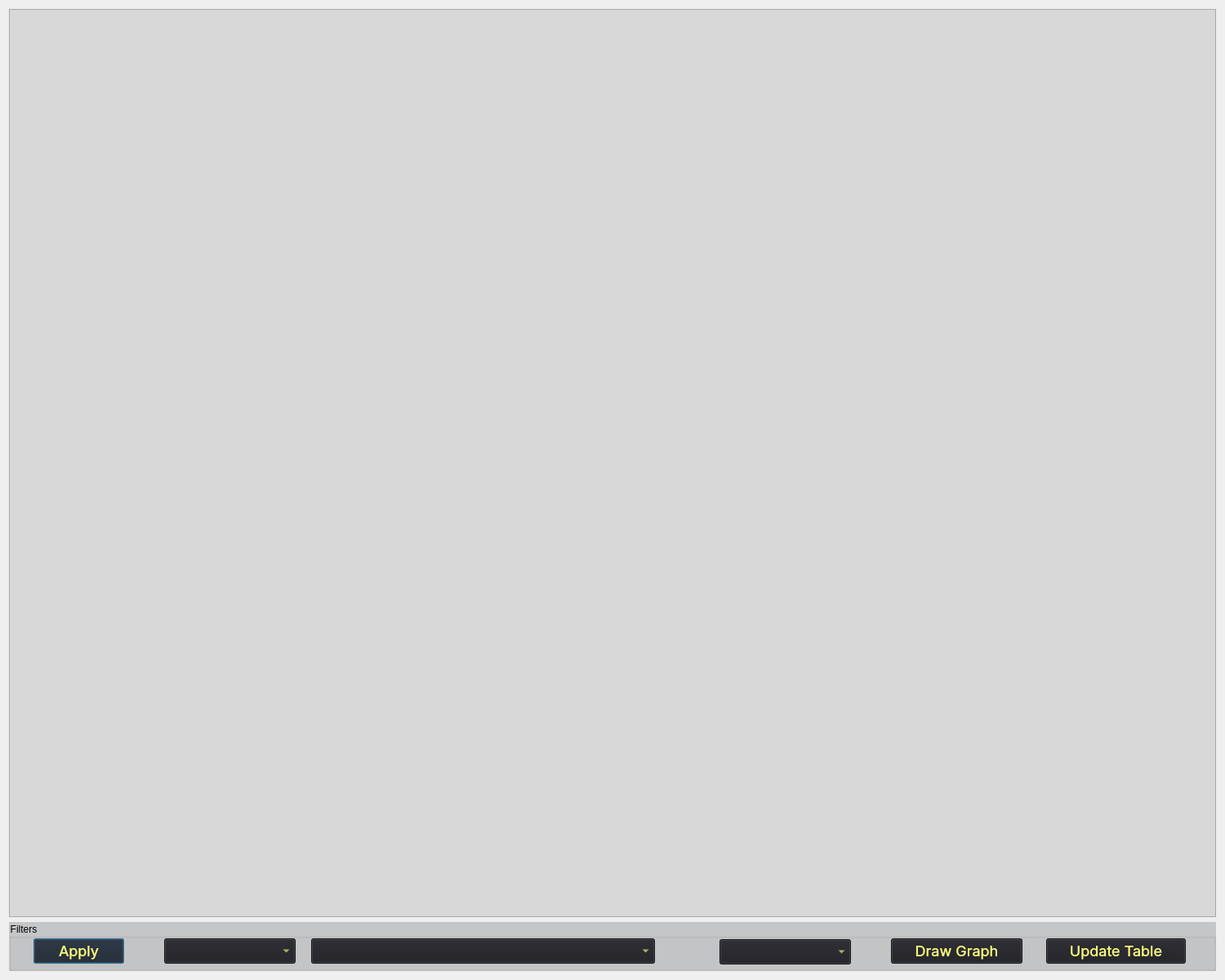
<?xml version="1.0" encoding="UTF-8"?>
<ui version="4.0">
 <class>odds</class>
 <widget class="QDialog" name="odds">
  <property name="geometry">
   <rect>
    <x>0</x>
    <y>0</y>
    <width>1500</width>
    <height>1200</height>
   </rect>
  </property>
  <property name="sizePolicy">
   <sizepolicy hsizetype="Expanding" vsizetype="Expanding">
    <horstretch>0</horstretch>
    <verstretch>0</verstretch>
   </sizepolicy>
  </property>
  <property name="minimumSize">
   <size>
    <width>1080</width>
    <height>1200</height>
   </size>
  </property>
  <property name="windowTitle">
   <string>Dialog</string>
  </property>
  <layout class="QVBoxLayout" name="verticalLayout">
   <item>
    <widget class="QTableWidget" name="tableWidget">
     <property name="styleSheet">
      <string notr="true">background-color: rgb(216, 216, 216);</string>
     </property>
    </widget>
   </item>
   <item>
    <widget class="QGroupBox" name="Filters">
     <property name="minimumSize">
      <size>
       <width>200</width>
       <height>60</height>
      </size>
     </property>
     <property name="styleSheet">
      <string notr="true">background-color: rgb(197, 198, 199);</string>
     </property>
     <property name="title">
      <string>Filters</string>
     </property>
     <widget class="QComboBox" name="Bookmaker_box">
      <property name="geometry">
       <rect>
        <x>190</x>
        <y>20</y>
        <width>161</width>
        <height>31</height>
       </rect>
      </property>
      <property name="sizePolicy">
       <sizepolicy hsizetype="Fixed" vsizetype="Fixed">
        <horstretch>0</horstretch>
        <verstretch>0</verstretch>
       </sizepolicy>
      </property>
      <property name="styleSheet">
       <string notr="true">  align-items: center;
  background-color: #1e1e24;
  color: #ffff7f;
  cursor: pointer;
  display: flex;
  font-family: Inter,sans-serif;
  font-size: 18px;
  justify-content: center;
  line-height: 20px;
  padding: 0 25px;
  position: relative;
  text-align: center;
  text-decoration: none;
  user-select: none;
  -webkit-user-select: none;
  touch-action: manipulation;</string>
      </property>
     </widget>
     <widget class="QComboBox" name="League_box">
      <property name="geometry">
       <rect>
        <x>370</x>
        <y>20</y>
        <width>421</width>
        <height>31</height>
       </rect>
      </property>
      <property name="sizePolicy">
       <sizepolicy hsizetype="Fixed" vsizetype="Fixed">
        <horstretch>0</horstretch>
        <verstretch>0</verstretch>
       </sizepolicy>
      </property>
      <property name="styleSheet">
       <string notr="true">  align-items: center;
  background-color: #1e1e24;
  color: #ffff7f;
  cursor: pointer;
  display: flex;
  font-family: Inter,sans-serif;
  font-size: 18px;
  justify-content: center;
  line-height: 20px;
  padding: 0 25px;
  position: relative;
  text-align: center;
  text-decoration: none;
  user-select: none;
  -webkit-user-select: none;
  touch-action: manipulation;</string>
      </property>
     </widget>
     <widget class="QPushButton" name="Apply_Button">
      <property name="geometry">
       <rect>
        <x>30</x>
        <y>20</y>
        <width>111</width>
        <height>31</height>
       </rect>
      </property>
      <property name="styleSheet">
       <string notr="true">  align-items: center;
  background-color: #1e1e24;
  color: #ffff7f;
  cursor: pointer;
  display: flex;
  font-family: Inter,sans-serif;
  font-size: 18px;
  justify-content: center;
  line-height: 20px;
  padding: 0 25px;
  position: relative;
  text-align: center;
  text-decoration: none;
  user-select: none;
  -webkit-user-select: none;
  touch-action: manipulation;</string>
      </property>
      <property name="text">
       <string>Apply</string>
      </property>
     </widget>
     <widget class="QComboBox" name="Time_box">
      <property name="geometry">
       <rect>
        <x>870</x>
        <y>21</y>
        <width>161</width>
        <height>31</height>
       </rect>
      </property>
      <property name="styleSheet">
       <string notr="true">  align-items: center;
  background-color: #1e1e24;
  color: #ffff7f;
  cursor: pointer;
  display: flex;
  font-family: Inter,sans-serif;
  font-size: 18px;
  justify-content: center;
  line-height: 20px;
  padding: 0 25px;
  position: relative;
  text-align: center;
  text-decoration: none;
  user-select: none;
  -webkit-user-select: none;
  touch-action: manipulation;</string>
      </property>
     </widget>
     <widget class="QPushButton" name="Graph">
      <property name="geometry">
       <rect>
        <x>1080</x>
        <y>20</y>
        <width>161</width>
        <height>31</height>
       </rect>
      </property>
      <property name="styleSheet">
       <string notr="true">  align-items: center;
  background-color: #1e1e24;
  color: #ffff7f;
  cursor: pointer;
  display: flex;
  font-family: Inter,sans-serif;
  font-size: 18px;
  justify-content: center;
  line-height: 20px;
  padding: 0 25px;
  position: relative;
  text-align: center;
  text-decoration: none;
  user-select: none;
  -webkit-user-select: none;
  touch-action: manipulation;</string>
      </property>
      <property name="text">
       <string>Draw Graph</string>
      </property>
     </widget>
     <widget class="QPushButton" name="Update_button">
      <property name="geometry">
       <rect>
        <x>1270</x>
        <y>20</y>
        <width>171</width>
        <height>31</height>
       </rect>
      </property>
      <property name="styleSheet">
       <string notr="true">  align-items: center;
  background-color: #1e1e24;
  color: #ffff7f;
  cursor: pointer;
  display: flex;
  font-family: Inter,sans-serif;
  font-size: 18px;
  justify-content: center;
  line-height: 20px;
  padding: 0 25px;
  position: relative;
  text-align: center;
  text-decoration: none;
  user-select: none;
  -webkit-user-select: none;
  touch-action: manipulation;</string>
      </property>
      <property name="text">
       <string>Update Table</string>
      </property>
     </widget>
    </widget>
   </item>
  </layout>
 </widget>
 <resources/>
 <connections/>
</ui>
